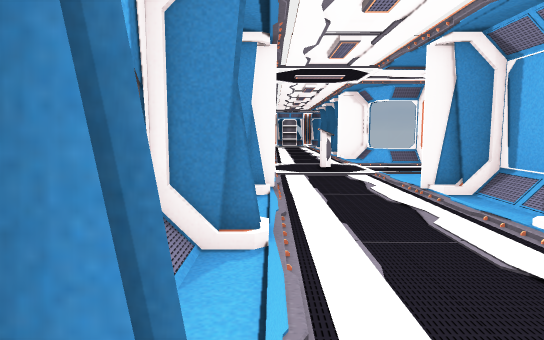
view 1 (above)

24 first-person views from a walk through a Unity game level. The camera is 1.4 m above the floor, tilts 6° down and sees 75° across. Doors are open. The floor is counted in squares, 1 m on a side. Each view is taken from the middle of a square. On the plan, view 1 faces up. The plan holds only what a view shows up to about 15 squares ahead; the rest is blank. The place goes on beyond the plan. The player character is not drawn. Some animated figures are not drawn.

view 2
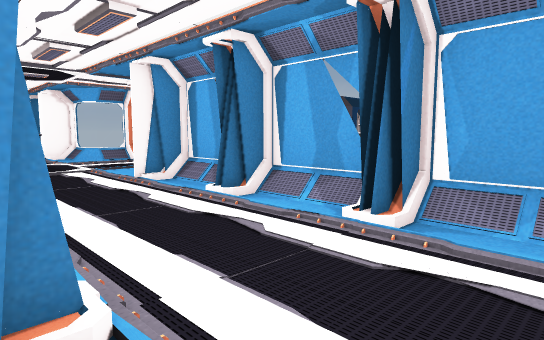

view 3
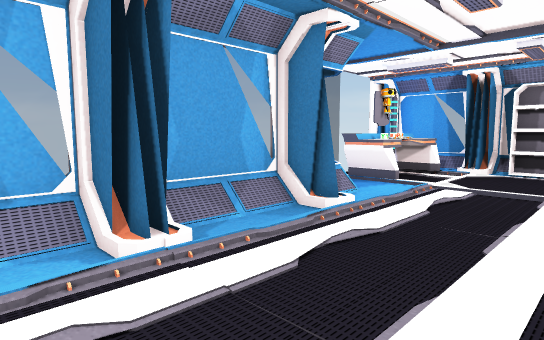

view 4
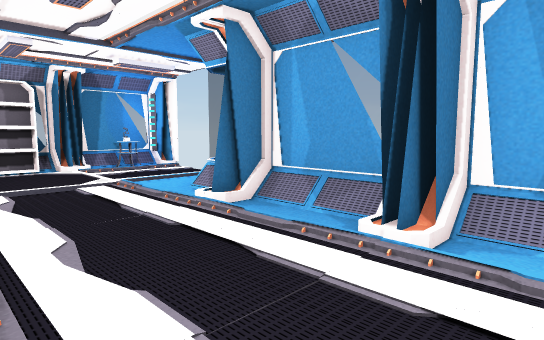

view 5
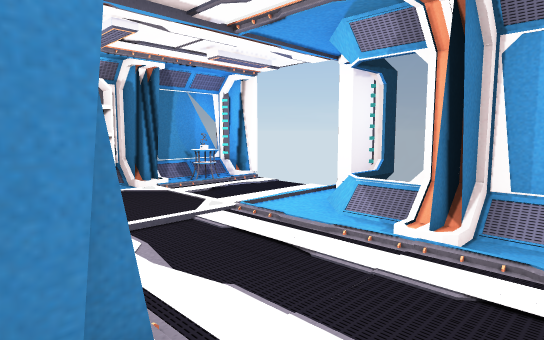

view 6
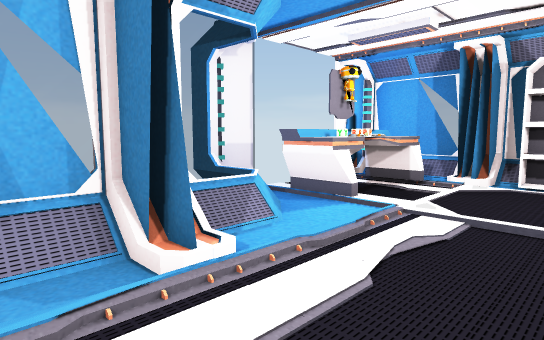

view 7
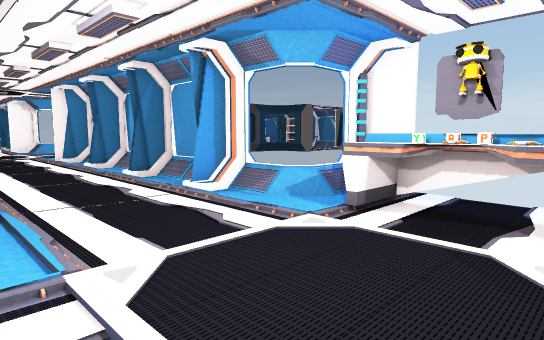

view 8
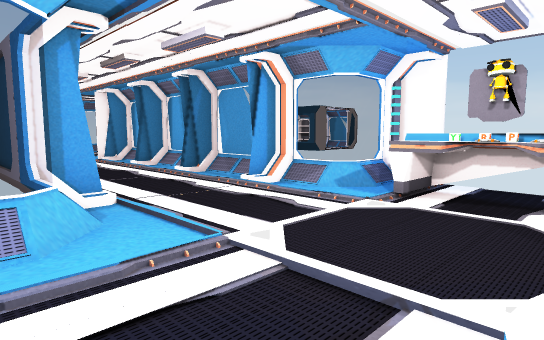

view 9
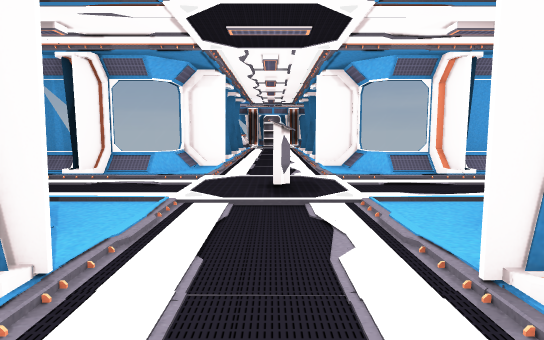

view 10
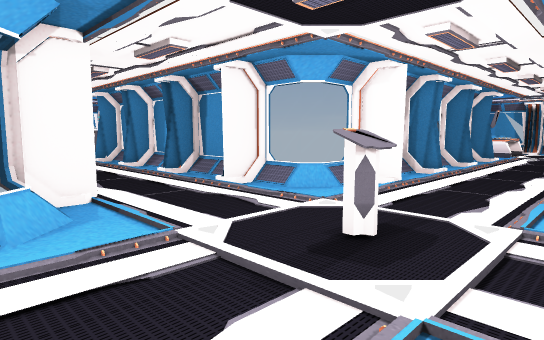

view 11
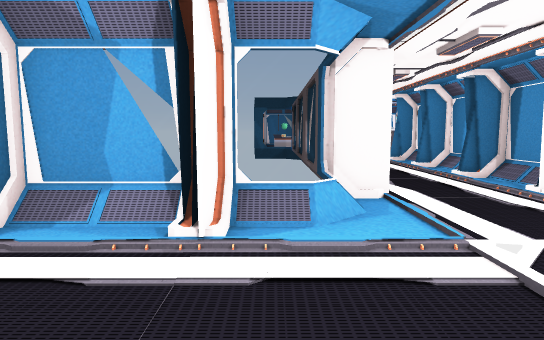

view 12
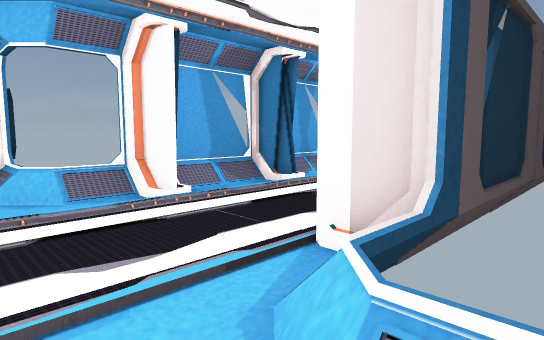

view 13
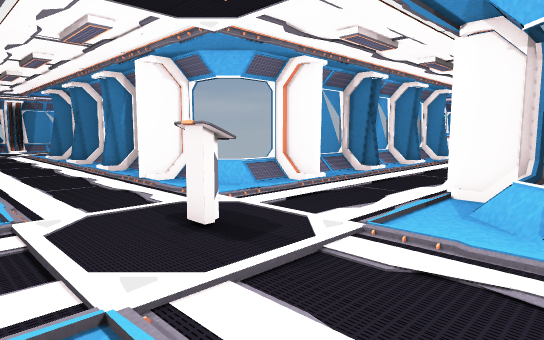

view 14
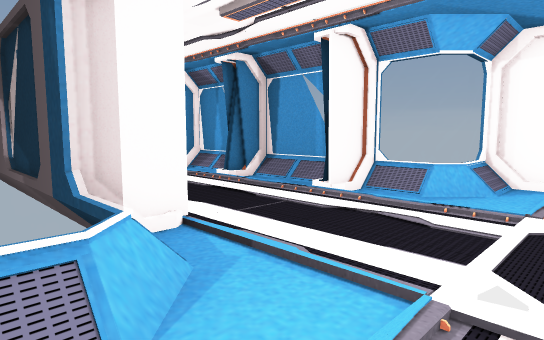

view 15
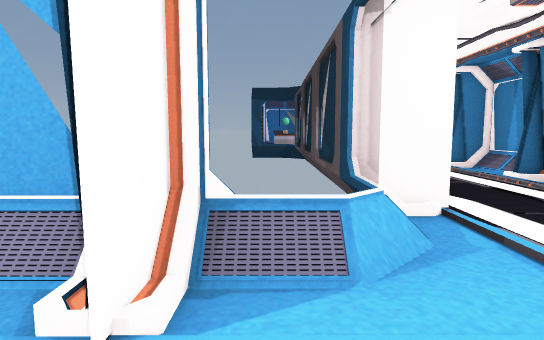

view 16
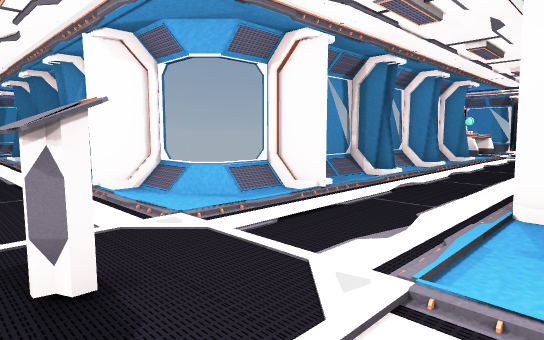

view 17
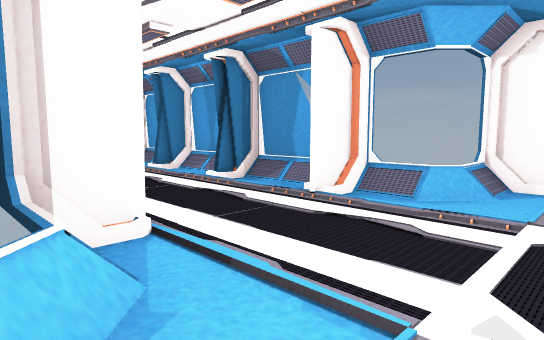

view 18
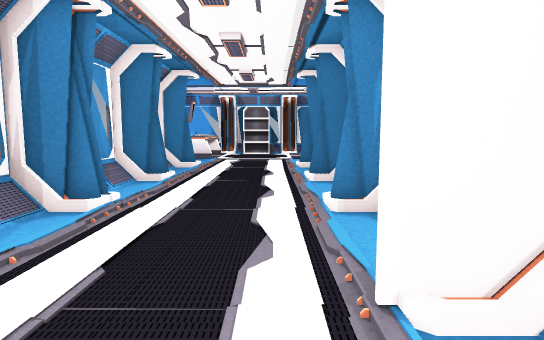

view 19
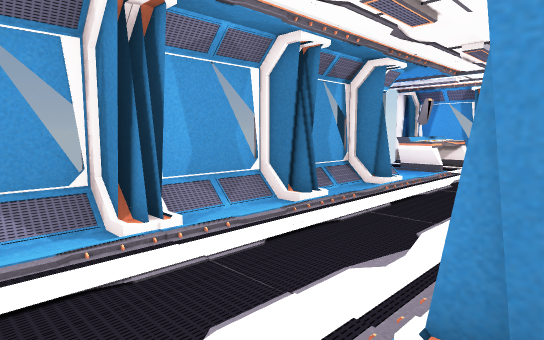

view 20
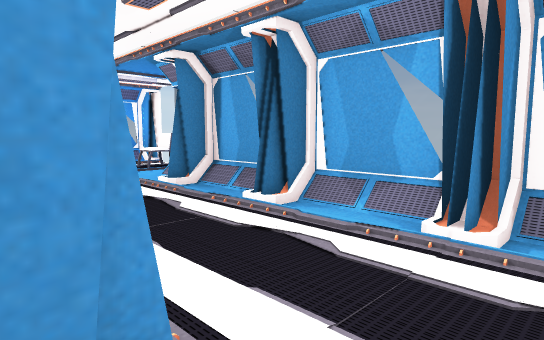

view 21
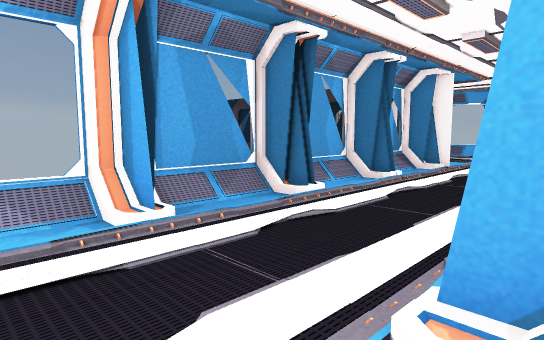

view 22
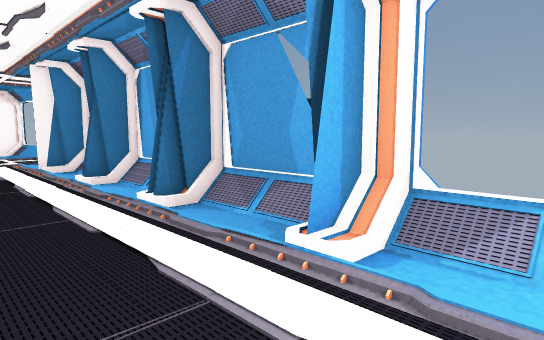

view 23
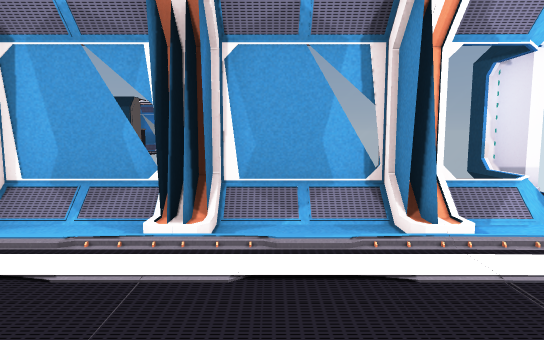

view 24
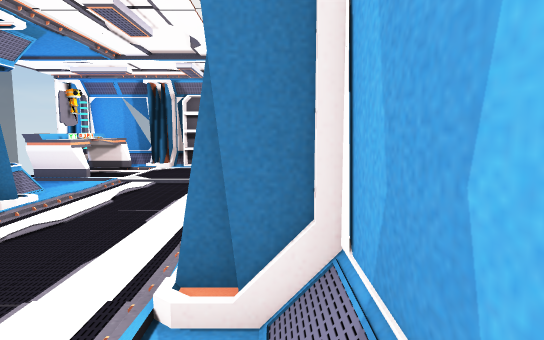

### Floor plan
Key: @ floor where view 1 was taken; # wall or solid block; . main floor; - floor 0.25 m lower than the main floor; / step, stairs or slope; D open door; = window, fence, low wall or low ledge; v drop or lower ground; O other object.
Columns run from 13 left of view 1 to 12 right of it. Each row starts with its distance up from view 1.
 35          #==/.--.
 34            =/..-../=
 33            #O/.-.//#
 32            ##/.-./##
 31            =/..-../=
 30            =/..--./=
 29            ##/.-./##
 28            ##/.-./##
 27            =/..-../=
 26            =/..--./=
 25            ##/.-./##
 24            ##/.-./##
 23            =/..-../
 22             /..--./=
 21            ##DDDDD##
 20            =..DDD./=
 19  ### #### =v#..-../=##
 18  #OO #OO=#O=...-...=O#===#
 17  #...#...#.....-.....#...#
 16    ......D...........D....
 15 ---------D---..O.----D----
 14 -.---.--.D---....----D----
 13 ./.. /...D...........D...=
 12  #///#///#/ ...-...//#///#
 11 =##==#==##=v#..-..===#==##
 10            =...-../=
  9            ##DDDDD##
  8            =/..-../=
  7            =/..-../=
  6            =/..-../
  5            ##/.-..##
  4            =/..-../=
  3            =/..-../=
  2            =/..-../=
  1            ##/.-..##
  0            =/@.-../#
 -1            =/..-../#
 -2            =/ .-../#
 -3            ##/.-..##
 -4            =#/.-..=#
 -5          #==#..-..===#
 -6          #//...-...###
 -7          D.....-..OOOD
 -8          DD.......OOOD
 -9          DD--....--OOD
-10          DDO......OOOD
-11          D.O.#OOO#OOOD

Positions as (right, up) in squares from view 1, and headings:
1: (0, 0), facing up
2: (-1, -2), facing up-right
3: (0, 3), facing down-right
4: (4, 3), facing down-left
5: (5, -1), facing down-left
6: (1, -1), facing down-right
7: (-1, -11), facing up-right
8: (-3, -11), facing up-right
9: (2, 6), facing up
10: (5, 10), facing up-left
11: (5, 10), facing left
12: (4, 10), facing up-right
13: (-1, 10), facing up-right
14: (1, 10), facing up-left
15: (2, 10), facing left
16: (3, 18), facing down-left
17: (3, 19), facing down-right
18: (3, 18), facing up
19: (5, 22), facing up-left
20: (-1, 23), facing up-right
21: (-1, 35), facing down-right
22: (3, 35), facing down-left
23: (5, 30), facing left
24: (-1, 4), facing down
